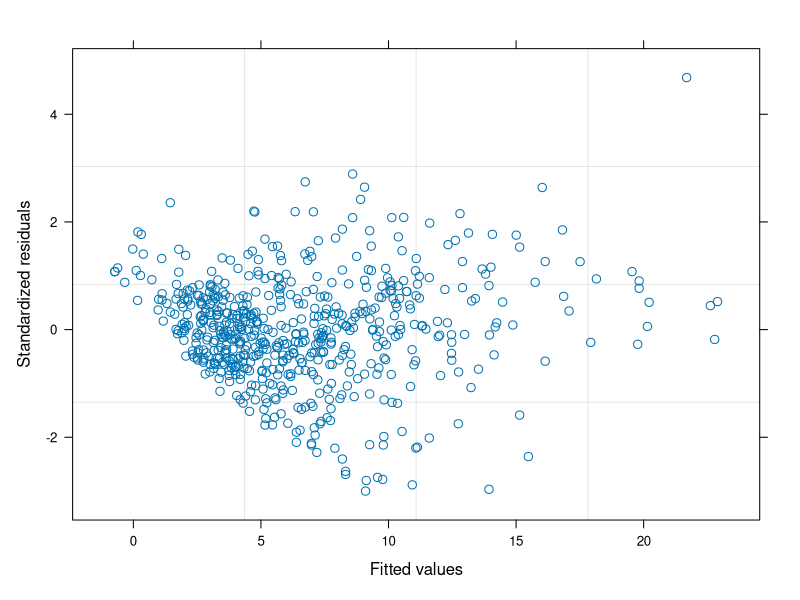
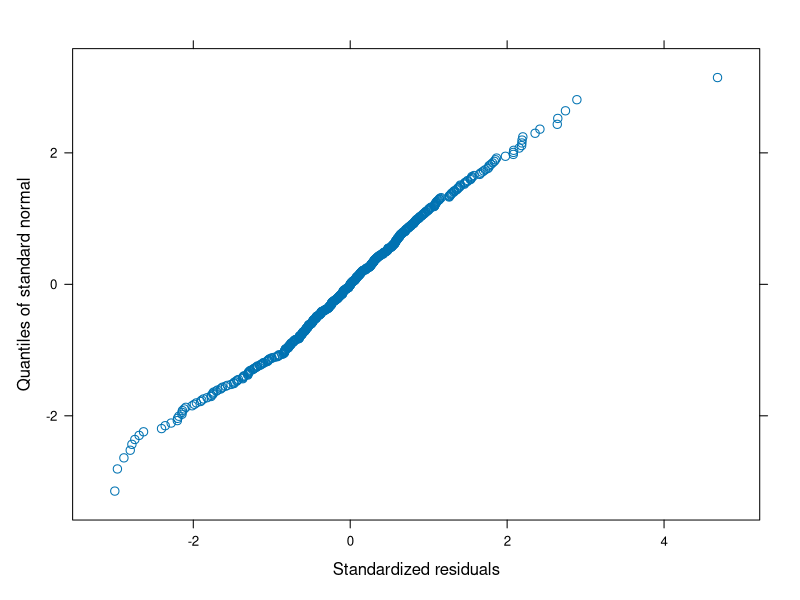

Here is the R script that generated these plots, in order: (Note: this script raises an error after producing the figures.)
### Lab 9 / Lect 15 example ###

library(here)
library(nlme)
library(tidyverse)

### Squid data ###
squid <- read.delim(here("data", "Lect15dat.txt"))

## Convert to numeric, remove last row
squid <- squid %>% mutate(fMonth = as.factor(MONTH)) %>%
                   mutate(weight = as.numeric(Testisweight)) %>%
                   mutate(DML = as.numeric(DML)) %>%
                   filter(weight > 1)

squid.pl <- squid %>% ggplot(aes(x = DML, y = weight)) + 
                            geom_point(aes(color = fMonth))

### syntax for random effects using nlme ###
## Just for demo, let's treat month as a random effect
squid.lme <- lme(weight ~DML, (random=~1|fMonth), data = squid)

### gls model ###
squid.gls <- gls(weight ~ DML*fMonth, data = squid)

## Model heterogeneous variance using nlme ##
# See syntax for other variance structures available in nlme in lecture notes
# Linear increase in variance with predictor
varfix <- varFixed(~DML)
squid.varfix <- gls(weight ~ DML*fMonth, weights=varfix, data = squid)

# use standardized (Pearson) residuals for residual plots of models with structured variance. Pearson residuals are scaled by the variance.
plot(squid.varfix) # note standardized residuals on y-axis
qqnorm(squid.varfix) # also produces standardized residuals
qqline(squid.varfix) # This won't work.

# If you want to visualize the 1:1 line on a qqnorm, specify the type of residuals
qqnorm(resid(squid.varfix, type = "pearson"))
qqline(resid(squid.varfix, type = "pearson"))

### Confidence intervals on parameters ###
# The intervals function uses a normal approximation to generate 95% confidence intervals on parameters
intervals(squid.gls)
